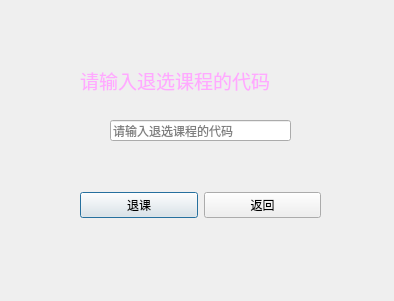
<?xml version="1.0" encoding="UTF-8"?>
<ui version="4.0">
 <class>course_delete</class>
 <widget class="QDialog" name="course_delete">
  <property name="geometry">
   <rect>
    <x>0</x>
    <y>0</y>
    <width>394</width>
    <height>301</height>
   </rect>
  </property>
  <property name="windowTitle">
   <string>退课</string>
  </property>
  <property name="styleSheet">
   <string notr="true">#course_delete{
border-image: url(:/new/prefix1/Apple.jpg);
}</string>
  </property>
  <widget class="QLabel" name="label">
   <property name="geometry">
    <rect>
     <x>80</x>
     <y>60</y>
     <width>231</width>
     <height>41</height>
    </rect>
   </property>
   <property name="font">
    <font>
     <pointsize>14</pointsize>
    </font>
   </property>
   <property name="styleSheet">
    <string notr="true">color: rgb(255, 170, 255);</string>
   </property>
   <property name="text">
    <string>请输入退选课程的代码</string>
   </property>
  </widget>
  <widget class="QLineEdit" name="lineEdit">
   <property name="geometry">
    <rect>
     <x>110</x>
     <y>120</y>
     <width>181</width>
     <height>21</height>
    </rect>
   </property>
   <property name="placeholderText">
    <string>请输入退选课程的代码</string>
   </property>
   <property name="clearButtonEnabled">
    <bool>true</bool>
   </property>
  </widget>
  <widget class="QWidget" name="layoutWidget">
   <property name="geometry">
    <rect>
     <x>80</x>
     <y>190</y>
     <width>241</width>
     <height>30</height>
    </rect>
   </property>
   <layout class="QHBoxLayout" name="horizontalLayout">
    <item>
     <widget class="QPushButton" name="delete_2">
      <property name="text">
       <string>退课</string>
      </property>
     </widget>
    </item>
    <item>
     <widget class="QPushButton" name="back">
      <property name="text">
       <string>返回</string>
      </property>
     </widget>
    </item>
   </layout>
  </widget>
 </widget>
 <resources/>
 <connections/>
</ui>
